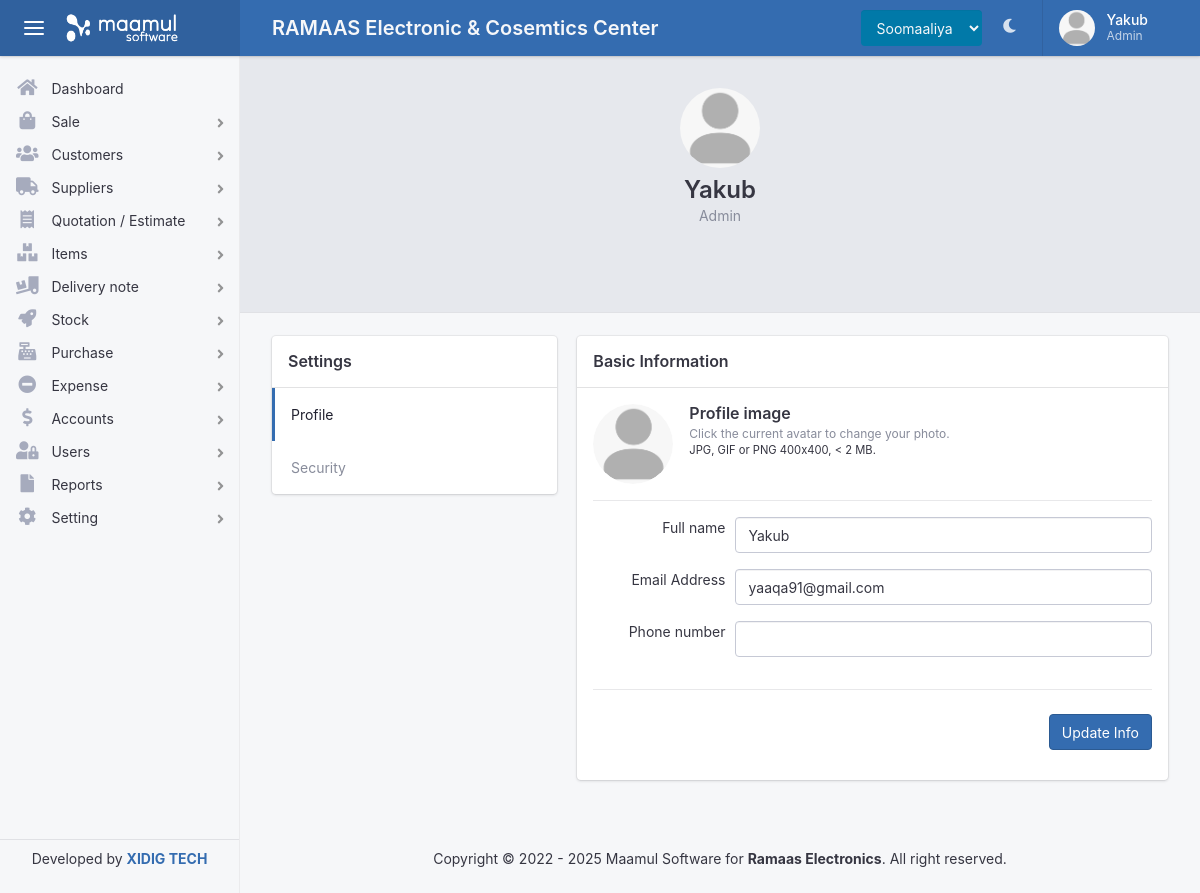
The app's page /user-profile.php (signed in) with its own data.
### tables this page shows
CREATE TABLE `usergroup` (
  `group_id` int(11) NOT NULL,
  `group_name` varchar(50) DEFAULT NULL,
  `description` varchar(50) DEFAULT NULL,
  `warehouse` int(11) DEFAULT NULL,
  `created_date` datetime DEFAULT NULL,
  `created_by` int(11) DEFAULT NULL
);

CREATE TABLE `menu` (
  `menu_id` int(11) NOT NULL,
  `menu_name` varchar(50) DEFAULT NULL,
  `menu_icon` varchar(50) DEFAULT NULL,
  `has_sup_menu` int(11) DEFAULT NULL,
  `url` varchar(255) DEFAULT NULL,
  `sort_by` int(11) NOT NULL
);

### user-profile.php (the view, shortened to what this page needs)
<?php $menu = 'user-profile'  ?>
<?php $title = 'Stock Adjustment';  include(ROOT_PATH . '/inc/header.php'); ?>
  <body>
    <div class="app">
      <?php include(ROOT_PATH .'/inc/nav.php'); ?>
      <?php include(ROOT_PATH . '/inc/sidebar.php'); ?>
      <main class="app-main">
        <div class="wrapper">
          <div class="page">
          <header class="page-cover">
              <div class="text-center">
                <a  class="user-avatar user-avatar-xl"><img src="<?= BASE_URL ?>assets/images/<?=get_curr_profile() ?>" alt=""></a>
                <h2 class="h4 mt-2 mb-0"> <?= $_SESSION['fname'] ?> </h2>
                <p class="text-muted"> <?= get_role() ?></p>
              </div>
            </header>
            <div class="page-inner">
              <div class="page-section">
                <div class="row">
                    <div class="col-lg-4">
                        <div class="card card-fluid">
                          <h6 class="card-header"> Settings </h6>
                          <nav class="nav nav-tabs flex-column border-0">
                            <a href="#" id='btn-profile' class="nav-link active">Profile</a>
                            <a href="#" id='btn-security' class="nav-link">Security</a>
                          </nav>
                        </div>
                    </div>
                    <div class="col-lg-8" id='BasicInfo'>
                    <div class="card card-fluid">
                      <h6 class="card-header"> Basic Information </h6>
                      <div class="card-body">
                        <form  method="post" id='frmBasicInfo' enctype='multipart/form-data'>
                        <div class="media mb-3">
                          <div class="user-avatar user-avatar-xl fileinput-button">
                            <img id='img_desp' src="<?= BASE_URL ?>assets/images/<?=get_curr_profile() ?>" alt="" >
                          </div>
                          <div class="media-body pl-3">
                            <h3 class="card-title"> Profile image </h3>
                            <h6 class="card-subtitle text-muted"> Click the current avatar to change your photo. </h6>
                            <p class="card-text">
                              <small>JPG, GIF or PNG 400x400, &lt; 2 MB.</small>
                            </p>
                          </div>
                        </div>
                          <hr>
                          <div class="form-row">
                            <label for="input02" class="col-md-3 text-right">Full name</label>
                            <div class="col-md-9 mb-3">
                              <input type="text" class="form-control" id="input02" name='fname' id='fname' value="<?= $_SESSION['fname'] ?>" >
                            </div>
                          </div>
                          <div class="form-row">
                            <label for="input02" class="col-md-3 text-right">Email Address</label>
                            <div class="col-md-9 mb-3">
                              <input type="text" class="form-control" id="input02" value="<?= $_SESSION['uname'] ?>" readonly>
                            </div>
                          </div>
                          <div class="form-row">
                            <label for="input02" class="col-md-3 text-right">Phone number</label>
                            <div class="col-md-9 mb-3">
                              <input type="text" class="form-control" id="input02" value="<?=  get_phone() ?>" readonly>
                            </div>
                          </div>
                          <hr>
                          <div class="form-actions">
                            <button type="submit" class="btn btn-primary ml-auto">Update Info</button>
                          </div>
                        </form>
                      </div>
                    </div>
                  </div>
                </div>
              </div>
            </div>
          </div>
        </div>
          <?php include(ROOT_PATH .'/inc/footer.php'); ?>
      </main>
    </div>
<?php include(ROOT_PATH .'/inc/footer_links.php'); ?>
<?php
function get_curr_profile(){
  global $con;
  $id = $_SESSION['uid'];
  $stmt = "SELECT * FROM users WHERE userid = $id";
  $result = mysqli_query($con, $stmt);
  if($row = mysqli_fetch_assoc($result)){
    $image = $row['profile'];
    if(empty($image)){
      $image = "profile.png";
    }
    return $image;
  }
}
function get_phone(){
  global $con;
  $id = $_SESSION['uid'];
  $stmt = "SELECT * FROM users WHERE userid = $id";
  $result = mysqli_query($con, $stmt);
  if($row = mysqli_fetch_assoc($result)){
    $phone_number = $row['phone_number'];
    return $phone_number;
  }
}
?>

### inc/nav.php (shortened to what this page needs)
<header class="app-header app-header-dark">
        <div class="top-bar">
          <div class="top-bar-brand">
            <button class="hamburger hamburger-squeeze mr-2" type="button" data-toggle="aside-menu" aria-label="toggle aside menu"><span class="hamburger-box"><span class="hamburger-inner"></span></span></button>
            <a href="<?= BASE_URL ?>">
                <img src="<?= BASE_URL ?>assets/images/logo/logo.png" height='40' alt="">
            </a>
          </div>
          <div class="top-bar-list">
            <div class="top-bar-item top-bar-item-full">
              <h5 class=' w-100 text-light my-1 '>RAMAAS Electronic & Cosemtics Center</h5>
            </div>
            <div class="top-bar-item top-bar-item-right px-0 d-none d-sm-flex">
              <ul class="header-nav nav">
                <div class="nav-item ">
                  <select name="" id="" class="form-control bg-info text-light " style='border:0;'>
                    <option value="English">Soomaaliya</option>
                  </select>
                </div>
                <li class="nav-item dropdown header-nav-dropdown ">
                  <a class="nav-link" data-toggle="skin" href="#"   ><span class="fas fa-moon ml-1"></span></a>
                </li>
              </ul>
              <div class="dropdown d-none d-md-flex">
                <button class="btn-account" type="button" data-toggle="dropdown" aria-haspopup="true" aria-expanded="false"><span class="user-avatar user-avatar-md"><img src="<?= BASE_URL ?>assets/images/<?php if(empty($_SESSION['profile'])){echo 'profile.png';}else{ echo $_SESSION['profile'];}  ?>" alt=""></span> <span class="account-summary pr-lg-4 d-none d-lg-block"><span class="account-name"><?=$_SESSION['fname'] ?></span> <span class="account-description"><?php echo get_role(); ?></span></span></button>
              </div>
            </div>
          </div>
        </div>
      </header>
  <?php
    function get_role(){
      global $con;
      $id = $_SESSION['uid'];
      $stmt = "SELECT * FROM usergroup WHERE group_id in (SELECT usergroup FROM users WHERE userid = $id)";
      $result = mysqli_query($con, $stmt);
      $row = mysqli_fetch_assoc($result);
      echo $row['group_name'];
    }
  ?>

### inc/sidebar.php (shortened to what this page needs)
<aside class="app-aside app-aside-expand-md app-aside-light">
        <div class="aside-content">
          <div class="aside-menu overflow-hidden">
            <nav id="stacked-menu" class="stacked-menu">
              <ul class="menu">
                <li class="menu-item  <?php if(isset($menu) && $menu == 'Dashboard') {echo 'has-active'; }else{ echo '';} ?>">
                  <a href="<?= BASE_URL ?>" class="menu-link"><span class="menu-icon fas fa-home"></span> <span class="menu-text">Dashboard</span></a>
                </li>
                <?php
                  $groupid = $_SESSION['usergroup'];
                  $stmt = "SELECT * from menu WHERE menu_id in (SELECT menu_id FROM submenu WHERE submenu_id IN(
                  SELECT sub_menu_id FROM previlage WHERE group_id = $groupid)) ORDER BY sort_by ASC";
                  $result = mysqli_query($con, $stmt);
                  while($row = mysqli_fetch_assoc($result)){
                    $name = $row['menu_name'];
                    $icon = $row['menu_icon'];
                   if(isset($menu) && $menu == $name) { $is_active = 'has-active'; } else { $is_active = '';}
                    echo "
                    <li class='menu-item  has-child $is_active'>
                      <a href='#' class='menu-link'><span class='$icon'></span> <span class='menu-text'>$name</span></a>
                      <ul class='menu'>  ";
                        echo "
                        </ul>
                        </li>
                        ";
                  }
                ?>
              </ul>
            </nav>
          </div>
          <footer class="aside-footer border-top p-2">
            <p href="" class="text-center"> Developed by <strong> <a href="xidigtech.com">XIDIG TECH</a> </strong> </p>
          </footer>
        </div>
      </aside>

### records on screen
usergroup: group_name "Admin Admin"
menu: menu_name "Sale"
menu: menu_name "Customers"
menu: menu_name "Suppliers"
menu: menu_name "Quotation / Estimate"
menu: menu_name "Items"
menu: menu_name "Delivery note"
menu: menu_name "Stock"
menu: menu_name "Purchase"
menu: menu_name "Expense"
menu: menu_name "Accounts"
menu: menu_name "Users"
menu: menu_name "Reports"
menu: menu_name "Setting"

### other values on screen
$_SESSION['fname'] "Yakub"
